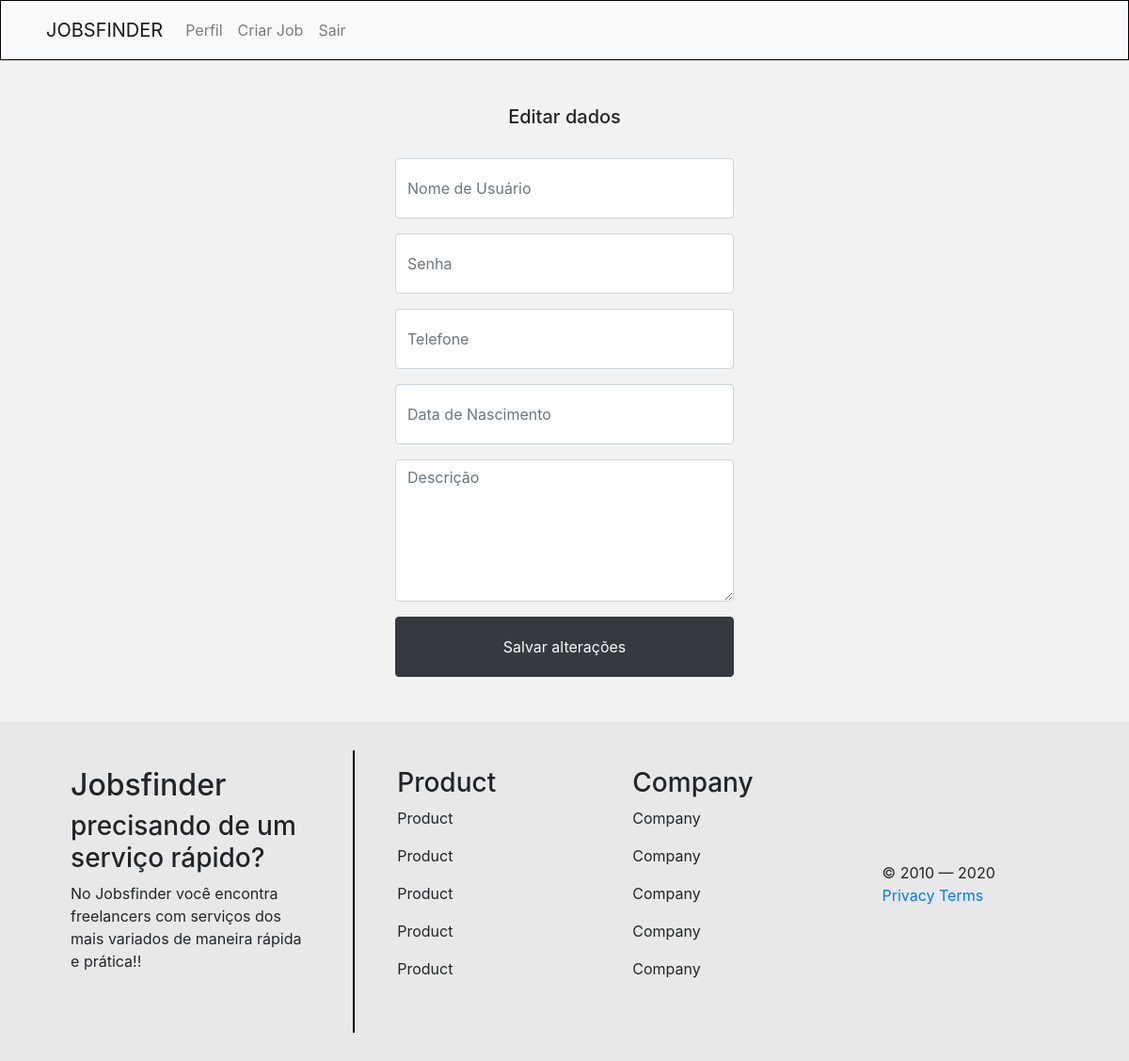
Page /editar/2 (signed in) on the earlier database version.
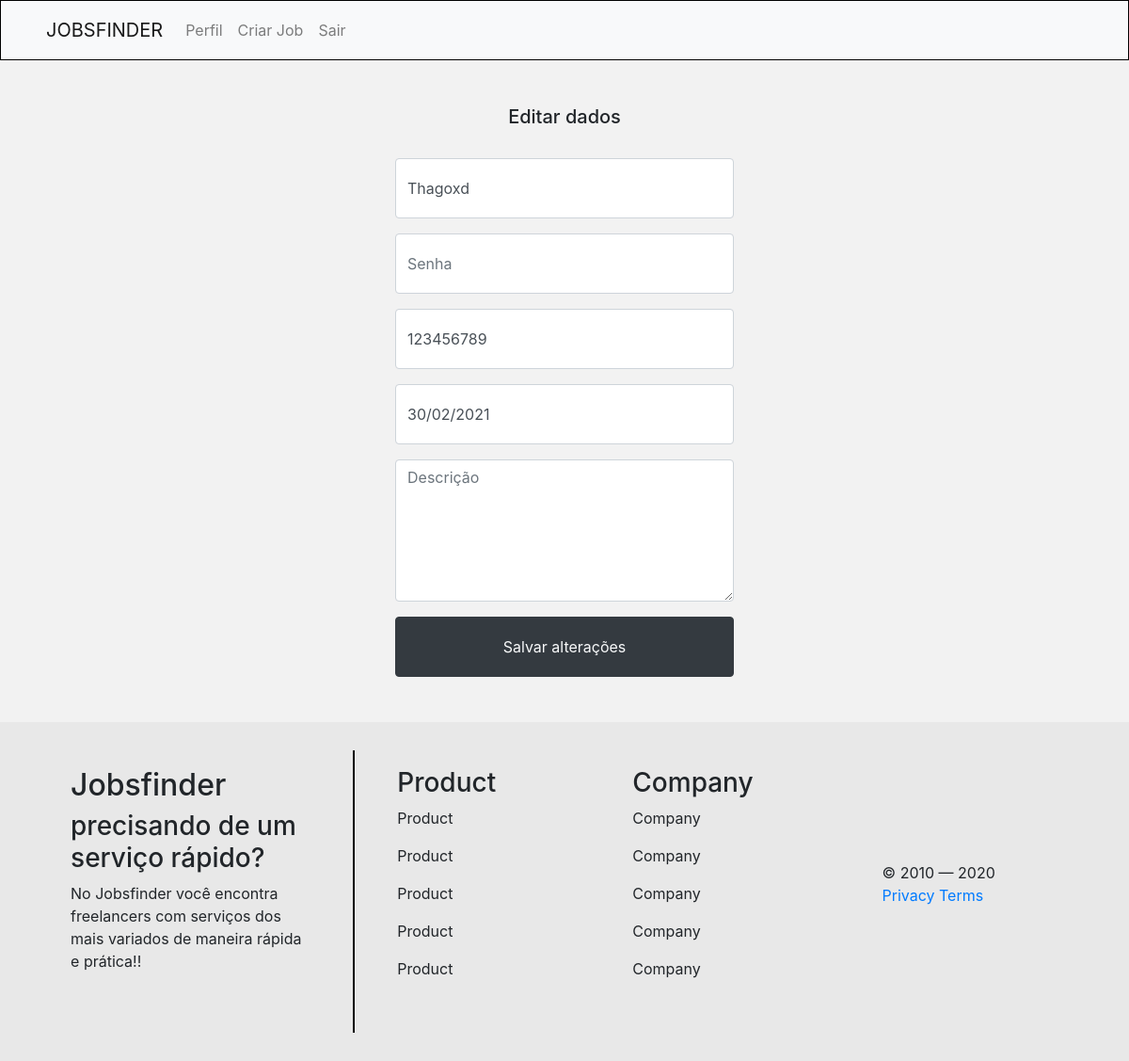
Same page on the later database version.
### app/models/user.py (models this page shows, shortened)
class User(UserMixin, db.Model):
    __tablename__ = "users"
    id = db.Column(db.Integer, primary_key=True)
    nick_name = db.Column(db.String(80), unique=True, nullable=False)
    name = db.Column(db.String(80), unique=True, nullable=False)
    password = db.Column(db.String(255), nullable=False)
    email = db.Column(db.String(120), unique=True, nullable=False)
    number = db.Column(db.String(16), nullable=False)
    date = db.Column(db.String(10), nullable=False)
    desc = db.Column(db.String())
    curtidas = db.relationship('User', secondary=curtidores, primaryjoin=(curtidores.c.meCurte == id),
secondaryjoin=(curtidores.c.euCurto == id), backref=db.backref('curtidores', lazy='dynamic'), lazy='dynamic')
    def __repr__(self):
        return "<User %r>" % self.email

### app/controllers/router.py (the view, shortened to what this page needs)
@app.route('/editar/<int:id_user>', methods=['GET', 'POST'])
def editar(id_user):
    if not current_user.is_authenticated:
        return redirect(url_for('presentation'))
    form = EditarForm()
    user= User.query.filter_by(id=id_user).first()
    print(user)
    return render_template("Editar.html", form=form, user=user)

### app/models/forms.py
class EditarForm(FlaskForm):
    nick_name = StringField("nick_name",validators=[DataRequired()])
    password = PasswordField("password",validators=[Optional()])
    contact = IntegerField("contact",validators=[DataRequired()])
    birth_date = StringField("birth_date",validators=[DataRequired()])
    desc = TextAreaField("description", validators=[Optional()])

### app/controllers/router.py (called while the page is built)
@login_manager.user_loader
def load_user(user_id):
    return User.query.filter_by(id=user_id).first()

### app/templates/Editar.html (shortened to what this page needs)
<!DOCTYPE html>
<html lang="pt-br">
<head>
  <link rel='stylesheet' href="{{ url_for('static', filename= 'css/bootstrap.min.css' ) }}">
  <link rel='stylesheet' href="{{ url_for('static', filename= 'style.css' ) }}">
</head>
<body class='conteiner-fluid' >
  <nav class="navbar navbar-expand-lg navbar-light bg-light px-5">
    {% if current_user.is_authenticated %}
    <a class="navbar-brand" href="{{ url_for('index', id=current_user) }}">JOBSFINDER</a>
    {% else %}
    <a class="navbar-brand" href="{{ url_for('presentation') }}">JOBSFINDER</a>
    {% endif %}
    <div class="collapse navbar-collapse" id="navbarNav">
      <ul class="navbar-nav col-8">
        {% if current_user.is_authenticated %}
        <li class="nav-item">
          <a class="nav-link" href="{{ url_for('meuperfil') }}">Perfil
          </a>
        </li>
        <li class="nav-item">
            <a class="nav-link" href="{{ url_for('cadastroJobs', id=current_user.id) }}">Criar Job</a>
        </li>
        <li class="nav-item">
            <a class="nav-link" href="{{ url_for('logout') }}">Sair</a>
        </li>
        {% endif %}
      </ul>
    </div>
  </nav>
  <main>
    <div class="container-fluid d-flex justify-content-center" style="background: #F2F2F2;">
      <div class='py-5'>
        <h3 style="font-size: 20px; text-align: center;" class='fw-bold '>Editar dados</h3>
        <form action="" method="POST" class="pt-4 w-50" >
        <div class="form-group">
          {{ form.nick_name(class="form-control", style="height: 64px; width: 360px;" , placeholder="Nome de Usuário", value=user.nick_name) }}
        </div>
        <div class="">
          <div class="form-group ">
            {{ form.password(class="form-control", style="height: 64px; width: 360px;" , placeholder="Senha") }}
          </div>
        </div>
            <div class="form-group ">
              {{ form.contact(class="form-control", style="height: 64px; width: 360px;" , placeholder="Telefone", value= user.number) }}
            </div>
            <div class="form-group ">
              {{ form.birth_date(class="form-control", style="height: 64px; width: 360px;" , placeholder="Data de Nascimento", value=user.date) }}
            </div>
          <div class="form-group">
            {{ form.desc(class="form-control", style="height: 151px; width: 360px;" , placeholder="Descrição") }}
          </div>
        <button type="submit" class='btn btn-dark' style="height: 64px; width: 360px;"><text class="text-light">Salvar alterações</text></button>
      </form>
    </div>
    </div>
  </main>
  <footer style="background: #E8E8E8;">
    <div class="container text-center text-md-left">
      <div class="row text-center text-md-left">
        <div class="col-md-3 col-lg-3 col-xl-3 mx-auto mt-5">
          <h2>Jobsfinder</h2>
          <h3>precisando de um serviço rápido?</h3>
          <p>No Jobsfinder você encontra freelancers com serviços dos mais variados de maneira rápida e prática!!
          </p>
        </div>
        <div class="linha-vertical"></div>
        <div class="col-md-2 col-lg-2 col-xl-2 mx-auto mt-5">
          <h3>Product</h3>
          <p>
            <a>Product</a>
          </p>
          <p>
            <a>Product</a>
          </p>
          <p>
            <a>Product</a>
          </p>
          <p>
            <a>Product</a>
          </p>
          <p>
            <a>Product</a>
          </p>
        </div>
        <div class="col-md-3 col-lg-2 col-xl-2 mx-auto mt-5">
          <h3>Company</h3>
          <p>
            <a>Company</a>
          </p>
          <p>
            <a>Company</a>
          </p>
          <p>
            <a>Company</a>
          </p>
          <p>
            <a>Company</a>
          </p>
          <p>
            <a>Company</a>
          </p>
        </div>
        <div class="row align-items-center">
          <div class="col-md-7 col-lg-8">
            <p>© 2010 — 2020 <a href="#">Privacy</a> <a href="#">Terms</a>
            </p>
          </div>
        </div>
      </div>
    </div>
  </footer>
</body>
</html>

Differences in the rows shown:
added User: nick_name "Thagoxd"
Other differences:
form field contact: (not shown) → "123456789"
form field birth_date: (not shown) → "30/02/2021"
